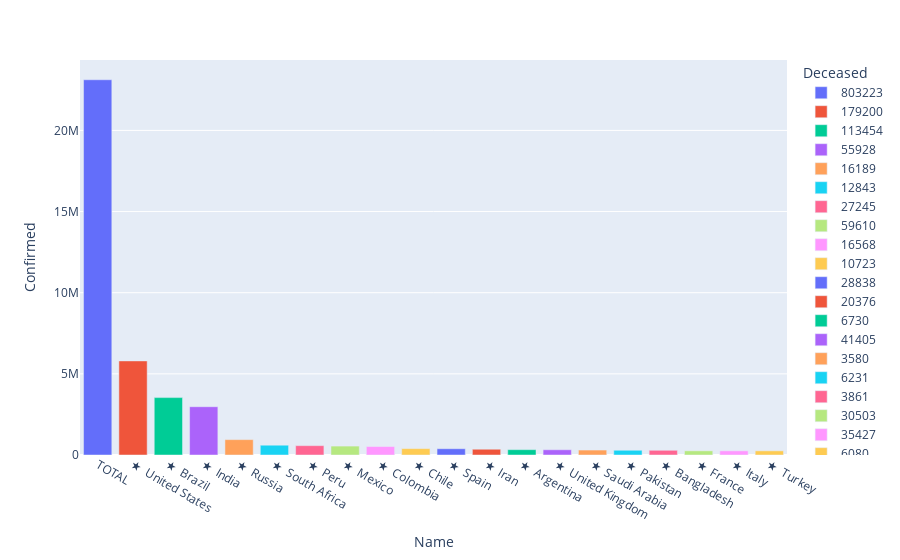

Source (notebook cell):
### Markdown cell above
#### Now we'll try to explore the world_df in more details.

### Code cell
# Lets see how many people have died with respect to countries. (For top 20 countries)

world_fig = px.bar(world_df.head(20), x = 'Name', y = 'Confirmed', color = "Deceased")
world_fig.show()

### Figure 1 — Plotly figure (JSON) as saved in the notebook; plotly's stock layout.template omitted (floating-point values rounded to 4 significant figures)
{"data": [{"alignmentgroup": "True", "hovertemplate": "Deceased=803223<br>Name=%{x}<br>Confirmed=%{y}<extra></extra>", "legendgroup": "803223", "marker": {"color": "#636efa"}, "name": "803223", "offsetgroup": "803223", "orientation": "v", "showlegend": true, "textposition": "auto", "type": "bar", "x": ["TOTAL"], "xaxis": "x", "y": [23121366], "yaxis": "y"}, {"alignmentgroup": "True", "hovertemplate": "Deceased=179200<br>Name=%{x}<br>Confirmed=%{y}<extra></extra>", "legendgroup": "179200", "marker": {"color": "#EF553B"}, "name": "179200", "offsetgroup": "179200", "orientation": "v", "showlegend": true, "textposition": "auto", "type": "bar", "x": ["★  United States"], "xaxis": "x", "y": [5796727], "yaxis": "y"}, {"alignmentgroup": "True", "hovertemplate": "Deceased=113454<br>Name=%{x}<br>Confirmed=%{y}<extra></extra>", "legendgroup": "113454", "marker": {"color": "#00cc96"}, "name": "113454", "offsetgroup": "113454", "orientation": "v", "showlegend": true, "textposition": "auto", "type": "bar", "x": ["★  Brazil"], "xaxis": "x", "y": [3536488], "yaxis": "y"}, {"alignmentgroup": "True", "hovertemplate": "Deceased=55928<br>Name=%{x}<br>Confirmed=%{y}<extra></extra>", "legendgroup": "55928", "marker": {"color": "#ab63fa"}, "name": "55928", "offsetgroup": "55928", "orientation": "v", "showlegend": true, "textposition": "auto", "type": "bar", "x": ["★  India"], "xaxis": "x", "y": [2975701], "yaxis": "y"}, {"alignmentgroup": "True", "hovertemplate": "Deceased=16189<br>Name=%{x}<br>Confirmed=%{y}<extra></extra>", "legendgroup": "16189", "marker": {"color": "#FFA15A"}, "name": "16189", "offsetgroup": "16189", "orientation": "v", "showlegend": true, "textposition": "auto", "type": "bar", "x": ["★  Russia"], "xaxis": "x", "y": [946976], "yaxis": "y"}, {"alignmentgroup": "True", "hovertemplate": "Deceased=12843<br>Name=%{x}<br>Confirmed=%{y}<extra></extra>", "legendgroup": "12843", "marker": {"color": "#19d3f3"}, "name": "12843", "offsetgroup": "12843", "orientation": "v", "showlegend": true, "textposition": "auto", "type": "bar", "x": ["★  South Africa"], "xaxis": "x", "y": [603338], "yaxis": "y"}, {"alignmentgroup": "True", "hovertemplate": "Deceased=27245<br>Name=%{x}<br>Confirmed=%{y}<extra></extra>", "legendgroup": "27245", "marker": {"color": "#FF6692"}, "name": "27245", "offsetgroup": "27245", "orientation": "v", "showlegend": true, "textposition": "auto", "type": "bar", "x": ["★  Peru"], "xaxis": "x", "y": [576067], "yaxis": "y"}, {"alignmentgroup": "True", "hovertemplate": "Deceased=59610<br>Name=%{x}<br>Confirmed=%{y}<extra></extra>", "legendgroup": "59610", "marker": {"color": "#B6E880"}, "name": "59610", "offsetgroup": "59610", "orientation": "v", "showlegend": true, "textposition": "auto", "type": "bar", "x": ["★  Mexico"], "xaxis": "x", "y": [549734], "yaxis": "y"}, {"alignmentgroup": "True", "hovertemplate": "Deceased=16568<br>Name=%{x}<br>Confirmed=%{y}<extra></extra>", "legendgroup": "16568", "marker": {"color": "#FF97FF"}, "name": "16568", "offsetgroup": "16568", "orientation": "v", "showlegend": true, "textposition": "auto", "type": "bar", "x": ["★  Colombia"], "xaxis": "x", "y": [522138], "yaxis": "y"}, {"alignmentgroup": "True", "hovertemplate": "Deceased=10723<br>Name=%{x}<br>Confirmed=%{y}<extra></extra>", "legendgroup": "10723", "marker": {"color": "#FECB52"}, "name": "10723", "offsetgroup": "10723", "orientation": "v", "showlegend": true, "textposition": "auto", "type": "bar", "x": ["★  Chile"], "xaxis": "x", "y": [393769], "yaxis": "y"}, {"alignmentgroup": "True", "hovertemplate": "Deceased=28838<br>Name=%{x}<br>Confirmed=%{y}<extra></extra>", "legendgroup": "28838", "marker": {"color": "#636efa"}, "name": "28838", "offsetgroup": "28838", "orientation": "v", "showlegend": true, "textposition": "auto", "type": "bar", "x": ["★  Spain"], "xaxis": "x", "y": [386054], "yaxis": "y"}, {"alignmentgroup": "True", "hovertemplate": "Deceased=20376<br>Name=%{x}<br>Confirmed=%{y}<extra></extra>", "legendgroup": "20376", "marker": {"color": "#EF553B"}, "name": "20376", "offsetgroup": "20376", "orientation": "v", "showlegend": true, "textposition": "auto", "type": "bar", "x": ["★  Iran"], "xaxis": "x", "y": [354764], "yaxis": "y"}, {"alignmentgroup": "True", "hovertemplate": "Deceased=6730<br>Name=%{x}<br>Confirmed=%{y}<extra></extra>", "legendgroup": "6730", "marker": {"color": "#00cc96"}, "name": "6730", "offsetgroup": "6730", "orientation": "v", "showlegend": true, "textposition": "auto", "type": "bar", "x": ["★  Argentina"], "xaxis": "x", "y": [329043], "yaxis": "y"}, {"alignmentgroup": "True", "hovertemplate": "Deceased=41405<br>Name=%{x}<br>Confirmed=%{y}<extra></extra>", "legendgroup": "41405", "marker": {"color": "#ab63fa"}, "name": "41405", "offsetgroup": "41405", "orientation": "v", "showlegend": true, "textposition": "auto", "type": "bar", "x": ["★  United Kingdom"], "xaxis": "x", "y": [323313], "yaxis": "y"}, {"alignmentgroup": "True", "hovertemplate": "Deceased=3580<br>Name=%{x}<br>Confirmed=%{y}<extra></extra>", "legendgroup": "3580", "marker": {"color": "#FFA15A"}, "name": "3580", "offsetgroup": "3580", "orientation": "v", "showlegend": true, "textposition": "auto", "type": "bar", "x": ["★  Saudi Arabia"], "xaxis": "x", "y": [305186], "yaxis": "y"}, {"alignmentgroup": "True", "hovertemplate": "Deceased=6231<br>Name=%{x}<br>Confirmed=%{y}<extra></extra>", "legendgroup": "6231", "marker": {"color": "#19d3f3"}, "name": "6231", "offsetgroup": "6231", "orientation": "v", "showlegend": true, "textposition": "auto", "type": "bar", "x": ["★  Pakistan"], "xaxis": "x", "y": [292174], "yaxis": "y"}, {"alignmentgroup": "True", "hovertemplate": "Deceased=3861<br>Name=%{x}<br>Confirmed=%{y}<extra></extra>", "legendgroup": "3861", "marker": {"color": "#FF6692"}, "name": "3861", "offsetgroup": "3861", "orientation": "v", "showlegend": true, "textposition": "auto", "type": "bar", "x": ["★  Bangladesh"], "xaxis": "x", "y": [290360], "yaxis": "y"}, {"alignmentgroup": "True", "hovertemplate": "Deceased=30503<br>Name=%{x}<br>Confirmed=%{y}<extra></extra>", "legendgroup": "30503", "marker": {"color": "#B6E880"}, "name": "30503", "offsetgroup": "30503", "orientation": "v", "showlegend": true, "textposition": "auto", "type": "bar", "x": ["★  France"], "xaxis": "x", "y": [257333], "yaxis": "y"}, {"alignmentgroup": "True", "hovertemplate": "Deceased=35427<br>Name=%{x}<br>Confirmed=%{y}<extra></extra>", "legendgroup": "35427", "marker": {"color": "#FF97FF"}, "name": "35427", "offsetgroup": "35427", "orientation": "v", "showlegend": true, "textposition": "auto", "type": "bar", "x": ["★  Italy"], "xaxis": "x", "y": [257065], "yaxis": "y"}, {"alignmentgroup": "True", "hovertemplate": "Deceased=6080<br>Name=%{x}<br>Confirmed=%{y}<extra></extra>", "legendgroup": "6080", "marker": {"color": "#FECB52"}, "name": "6080", "offsetgroup": "6080", "orientation": "v", "showlegend": true, "textposition": "auto", "type": "bar", "x": ["★  Turkey"], "xaxis": "x", "y": [255723], "yaxis": "y"}], "layout": {"barmode": "relative", "legend": {"title": {"text": "Deceased"}, "tracegroupgap": 0}, "margin": {"t": 60}, "xaxis": {"anchor": "y", "domain": [0, 1], "title": {"text": "Name"}}, "yaxis": {"anchor": "x", "domain": [0, 1], "title": {"text": "Confirmed"}}}}
